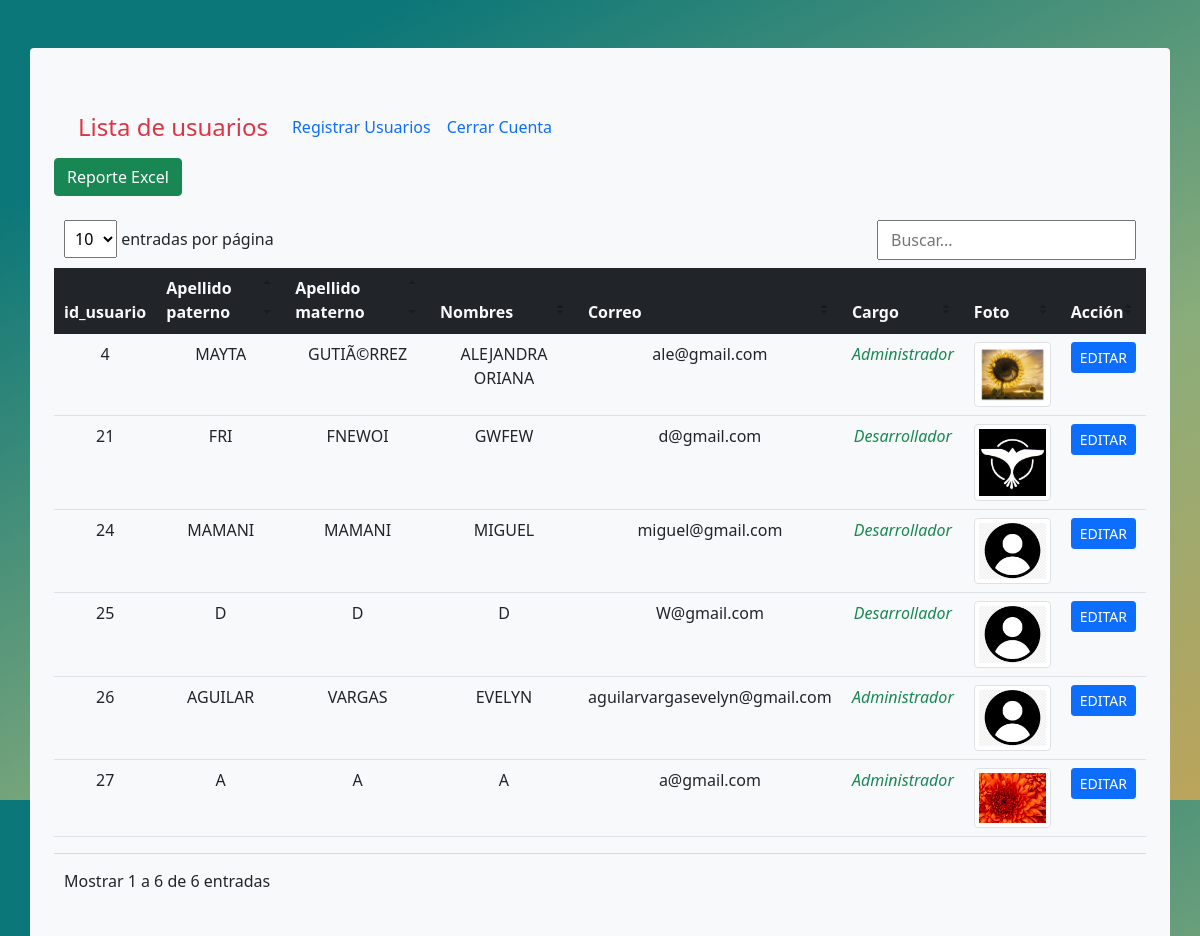
/vista/public/resultado.php (signed in), run on the app's committed database.
### tables this page shows
CREATE TABLE `usuario` (
  `id_usuario` int(11) NOT NULL,
  `apaterno` varchar(20) NOT NULL,
  `amaterno` varchar(20) NOT NULL,
  `nombres` varchar(40) NOT NULL,
  `usuario` varchar(40) NOT NULL,
  `password` varchar(80) NOT NULL,
  `foto` varchar(255) NOT NULL,
  `id_cargo_fk` int(11) NOT NULL
);

### modelo/BD/dataBase.php (called while the page is built, shortened)
<?php
class DataBase{
    public $host=DB_HOST;
    public $user=DB_USER;
    public $pass=DB_PASS;
    public $dbname=DB_NAME;
    public $link;
    private function connectDB(){
        $this->link=new mysqli($this->host, $this->user, $this->pass, $this->dbname);
    }
    public function select($query){
        $result=$this->link->query($query) or die ($this->link->error.__LINE__);
        if($result->num_rows>0){
            return $result;
        }
        else{
            header("Location:../../index.php?msg=El dato no existe!!!");
            exit();
        }
    }
}
?>

### vista/public/resultado.php (the view, shortened to what this page needs)
<?php
include("../../modelo/BD/dataBase.php");
$rol_sesion=$_GET['rol_sesion'];
$db=new DataBase();
$query="select * from usuario";
$read=$db->select($query);
?>
<!DOCTYPE html>
<html lang="es">
<head>
    <link rel="stylesheet" type="text/css" href="../asets/bootstrap/bootstrap.min.css">
    <link rel="stylesheet" href="../asets/css/fondo.css">
    <link rel="stylesheet" href="../asets/css/animaciones.css">
    <link rel="stylesheet" href="../asets/dataTableV/jsTables/vanilla-dataTables.min.css">
</head>
<body>
    <section class="container bg-light mt-5 p-4 rounded fade-in">
        <main class="row my-4">
            <div class="col-lg-12">
                <nav class="navbar navbar-expand-lg">
                    <div class="container-fluid">
                        <a href="resultado.php?rol_sesion=<?php echo $rol_sesion;?>" class="navbar-brand text-danger fw-semibold fs-4">Lista de usuarios</a>
                        <div class="collapse navbar-collapse" id="navbarNavAltMarkup">
                            <div class="navbar-nav">
                                <a href="registrar.php?rol_sesion=<?php echo $rol_sesion;?>" class="nav-link active" aria-current="page">Registrar Usuarios</a>
                                <a href="../../logout.php" class="nav-link">Cerrar Cuenta</a>
                            </div>
                        </div>
                    </div>
                </nav>
                <a href="../reportes/reporteExcel.php?rol_sesion=<?php echo $rol_sesion; ?>" class="btn btn-success mb-3">Reporte Excel</a>
                <table class="table table.hover" id="tabla">
                    <thead>
                        <tr class="text-light bg-dark text-center">
                            <th scope="col">id_usuario</th>
                            <th scope="col">Apellido paterno</th>
                            <th scope="col">Apellido materno</th>
                            <th scope="col">Nombres</th>
                            <th scope="col">Correo</th>
                            <th scope="col">Cargo</th>
                            <th scope="col">Foto</th>
                            <th scope="col">Acción</th>
                        </tr>
                    </thead>
                    <tbody class="text-center">
                        <?php foreach ($read as $row){?>
                        <tr>
                            <td class="bg-light text-uppercase"><?php echo $row['id_usuario'];?></td>
                            <td class="bg-light text-uppercase"><?php echo $row['apaterno'];?></td>
                            <td class="bg-light text-uppercase"><?php echo $row['amaterno'];?></td>
                            <td class="bg-light text-uppercase"><?php echo $row['nombres'];?></td>
                            <td class="bg-light"><?php echo $row['usuario'];?></td>
                            <td class="bg-light text-success fw-semibold fst-italic"><?php
                            switch($row['id_cargo_fk']){
                                case 1:
                                    echo "Administrador";
                                    break;
                                case 2:
                                    echo "Desarrollador";
                                    break;
                            }
                            ?></td>
                            <td class="bg-light"><?php if($row['foto'] !=null){ ?>
                                                        <img class="img-thumbnail" width="100px" src="../asets/img/fotos/<?php echo $row['foto']; ?>"> <?php
                                                        }else{
                                                            echo "<img src='../asets/img/fotos/usuario.png' class='img-fluid img-thumbnail' width=100>";
                                                        } ?></td>
                            <td class="bg-light text-uppercase"><a href="actualizarPersonal.php?id_usuario=<?php echo urlencode($row['id_usuario']); ?>" class="btn btn-primary btn-sm">Editar</a></td>
                            <?php } ?>
                        </tr>
                    </tbody>
                </table>
            </div>
        </main>
    </section>
</body>
</html>

### vista/asets/css/fondo.css (style rules this page uses)
html,body { height: 100%; position: relative; top: 0; left: 0; width: 100%; height: 100%; }
body { background: rgb(12, 119, 120); background: linear-gradient(153deg, rgba(12,119,120,1) 15%, rgba(139,173,123,1) 66%, rgba(187,164,90,1) 100%); }

### vista/asets/css/animaciones.css (style rules this page uses)
.fade-in { -webkit-animation: fade-in 0.8s cubic-bezier(0.390, 0.575, 0.565, 1.000) both; animation: fade-in 0.8s cubic-bezier(0.390, 0.575, 0.565, 1.000) both; }

### data on the page
usuario: id_usuario "4", apaterno "MAYTA", amaterno "GUTIÃ©RREZ", nombres "ALEJANDRA ORIANA", usuario "ale@gmail.com", shows "Administrador", foto (picture)
usuario: id_usuario "21", apaterno "FRI", amaterno "FNEWOI", nombres "GWFEW", usuario "d@gmail.com", shows "Desarrollador", foto (picture)
usuario: id_usuario "24", apaterno "MAMANI", amaterno "MAMANI", nombres "MIGUEL", usuario "miguel@gmail.com", shows "Desarrollador"
usuario: id_usuario "25", apaterno "D", amaterno "D", nombres "D", usuario "W@gmail.com", shows "Desarrollador"
usuario: id_usuario "26", apaterno "AGUILAR", amaterno "VARGAS", nombres "EVELYN", usuario "aguilarvargasevelyn@gmail.com", shows "Administrador"
usuario: id_usuario "27", apaterno "A", amaterno "A", nombres "A", usuario "a@gmail.com", shows "Administrador", foto (picture)
